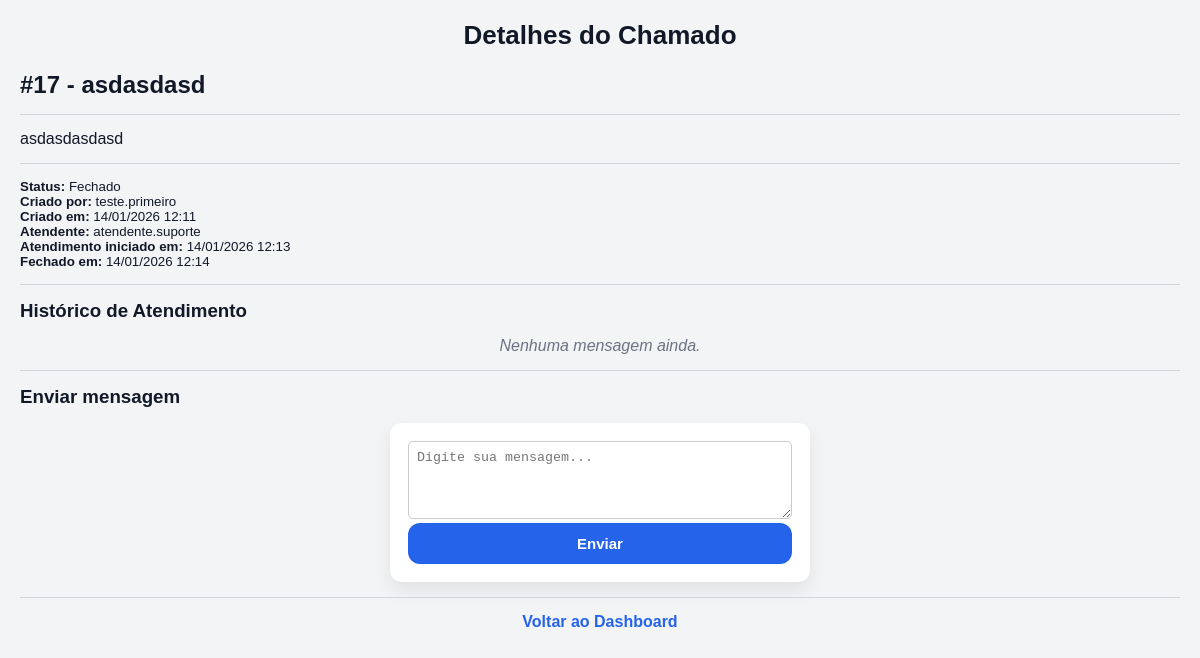
Screenshot of /ticket/17 (signed in) with the database file from the repository.
### tables this page shows
CREATE TABLE tickets (
    id INTEGER PRIMARY KEY AUTOINCREMENT, -- ID único do chamado (auto incremento)

    titulo TEXT NOT NULL,                 -- Título do chamado
    descricao TEXT NOT NULL,              -- Descrição do problema

    status TEXT NOT NULL,                 -- Status do ticket: Aberto | Em andamento | Fechado

    user_id INTEGER NOT NULL,             -- ID do usuário que criou o chamado

    attendant_id INTEGER,                 -- ID do atendente responsável (pode ser NULL)

    created_at TEXT NOT NULL,             -- Data/hora de criação do chamado

    started_at TEXT,                      -- Data/hora de início do atendimento (pode ser NULL)
    closed_at TEXT,                       -- Data/hora de fechamento (pode ser NULL)

    is_hidden INTEGER NOT NULL,           -- 0 = visível | 1 = oculto (soft delete)

    hidden_by INTEGER,                    -- ID de quem ocultou (atendente/admin)
    hidden_at TEXT                        -- Data/hora que foi ocultado
);

CREATE TABLE users (
    id INTEGER PRIMARY KEY AUTOINCREMENT,
    username TEXT NOT NULL UNIQUE,
    email TEXT,
    senha TEXT NOT NULL,
    is_admin INTEGER NOT NULL
);

### app.py (the view, shortened to what this page needs)
@app.route('/ticket/<int:ticket_id>')
def ticket_detail(ticket_id):
    if 'user_id' not in session:
        return redirect(url_for('login'))
    nivel = session.get('nivel')
    conn = get_db_connection()
    cursor = conn.cursor()
    cursor.execute("""
        SELECT
            tickets.id,
            tickets.status,
            tickets.is_hidden,
            attendant.username AS attendant_name
        FROM tickets
        LEFT JOIN users AS attendant ON tickets.attendant_id = attendant.id
        WHERE tickets.id = ?
    """, (ticket_id,))
    info = cursor.fetchone()
    if not info:
        conn.close()
        flash(f"Chamado Nº: {ticket_id} não encontrado.", "error")
        return redirect(url_for('dashboard'))
    status = info["status"]
    is_hidden = info["is_hidden"]
    atendente = info["attendant_name"] or "—"
    if is_hidden == 1 and nivel != 2:
        conn.close()
        flash(f"Chamado Nº: {ticket_id} não encontrado.", "error")
        return redirect(url_for('dashboard'))
    if nivel == 2:
        cursor.execute("""
            SELECT
                tickets.id,
                tickets.titulo,
                tickets.descricao,
                tickets.status,
                tickets.created_at,
                tickets.started_at,
                tickets.closed_at,
                tickets.is_hidden,
                creator.username,
                attendant.username,
                hider.username,
                tickets.hidden_at
            FROM tickets
            JOIN users AS creator ON tickets.user_id = creator.id
            LEFT JOIN users AS attendant ON tickets.attendant_id = attendant.id
            LEFT JOIN users AS hider ON tickets.hidden_by = hider.id
            WHERE tickets.id = ?
        """, (ticket_id,))
        ticket = cursor.fetchone()
    elif nivel == 0:
        cursor.execute("""
            SELECT
                tickets.id,
                tickets.titulo,
                tickets.descricao,
                tickets.status,
                tickets.created_at,
                tickets.started_at,
                tickets.closed_at,
                tickets.is_hidden,
                creator.username,
                attendant.username,
                hider.username,
                tickets.hidden_at
            FROM tickets
            JOIN users AS creator ON tickets.user_id = creator.id
            LEFT JOIN users AS attendant ON tickets.attendant_id = attendant.id
            LEFT JOIN users AS hider ON tickets.hidden_by = hider.id
            WHERE tickets.id = ?
              AND tickets.user_id = ?
              AND tickets.is_hidden = 0
        """, (ticket_id, session['user_id']))
        ticket = cursor.fetchone()
    cursor.execute("""
        SELECT
            ticket_comments.id,
            ticket_comments.comment,
            ticket_comments.created_at,
            users.username
        FROM ticket_comments
        JOIN users ON ticket_comments.user_id = users.id
        WHERE ticket_comments.ticket_id = ?
        ORDER BY ticket_comments.id ASC
    """, (ticket_id,))
    comments = cursor.fetchall()
    conn.close()
    return render_template('ticket_detail.html', ticket=ticket, comments=comments)

### app.py (called while the page is built)
def get_db_connection():
    conn = sqlite3.connect('database.db')
    conn.row_factory = sqlite3.Row  # melhora leitura (pode acessar por nome)
    return conn

### templates/ticket_detail.html (shortened to what this page needs)
{% extends "base.html" %}
{% block content %}
<h1>Detalhes do Chamado</h1>
<h2>#{{ ticket[0] }} - {{ ticket[1] }}</h2>
<hr>
<p>{{ ticket[2] }}</p>
<hr>
<small>
    <p><strong>Status:</strong>
        {% if ticket[7] == 1 %}
            Ocultado
        {% else %}
            {{ ticket[3] }}
        {% endif %}
    </p>
    <p><strong>Criado por:</strong> {{ ticket[8] }}</p>
    <p><strong>Criado em:</strong> {{ ticket[4] }}</p>
    {% if ticket[9] %}
        <p><strong>Atendente:</strong> {{ ticket[9] }}</p>
    {% endif %}
    {% if ticket[5] %}
        <p><strong>Atendimento iniciado em:</strong> {{ ticket[5] }}</p>
    {% endif %}
    {% if ticket[6] %}
        <p><strong>Fechado em:</strong> {{ ticket[6] }}</p>
    {% endif %}
</small>
<hr>
<h3>Histórico de Atendimento</h3>
{% if comments %}
    {% for c in comments %}
        <div class="card">
            <small>
                <strong>{{ c[3] }}</strong> • {{ c[2] }}
            </small>
            <p style="margin-top:6px;">{{ c[1] }}</p>
        </div>
    {% endfor %}
{% else %}
    <p class="vazio">Nenhuma mensagem ainda.</p>
{% endif %}
<hr>
<h3>Enviar mensagem</h3>
<form method="POST" action="{{ url_for('add_comment', ticket_id=ticket[0]) }}">
    <textarea name="comment" rows="4" required placeholder="Digite sua mensagem..."></textarea>
    <button type="submit">Enviar</button>
</form>
<hr>
<p style="text-align:center;">
    <a href="{{ url_for('dashboard') }}">Voltar ao Dashboard</a>
</p>
{% endblock %}

### static/style.css (style rules this page uses)
* { margin: 0; padding: 0; box-sizing: border-box; }
body { font-family: Arial, Helvetica, sans-serif; background: #f3f4f6; color: #111827; padding: 20px; }
h1 { text-align: center; margin-bottom: 20px; font-size: 26px; }
a { color: #2563eb; text-decoration: none; font-weight: bold; }
hr { margin: 15px 0; border: none; border-top: 1px solid #d1d5db; }
form { background-color: #ffffff; width: 100%; max-width: 420px; margin: 15px auto; padding: 18px; border-radius: 12px; box-shadow: 0 8px 18px rgba(0,0,0,0.08); }
button { width: 100%; padding: 12px; background-color: #2563eb; color: white; border: none; cursor: pointer; border-radius: 12px; font-size: 15px; font-weight: bold; transition: 0.2s; }
.vazio { font-style: italic; color: #6b7280; text-align: center; margin-top: 15px; }
textarea { width: 100%; padding: 8px; resize: vertical; border-radius: 5px; border: 1px solid #ccc; }

### rows the page displays
tickets: id "17", titulo "asdasdasd", descricao "asdasdasdasd", status "Fechado", created_at "14/01/2026 12:11", started_at "14/01/2026 12:13", closed_at "14/01/2026 12:14"
users: username "teste.primeiro"
users: username "atendente.suporte"
